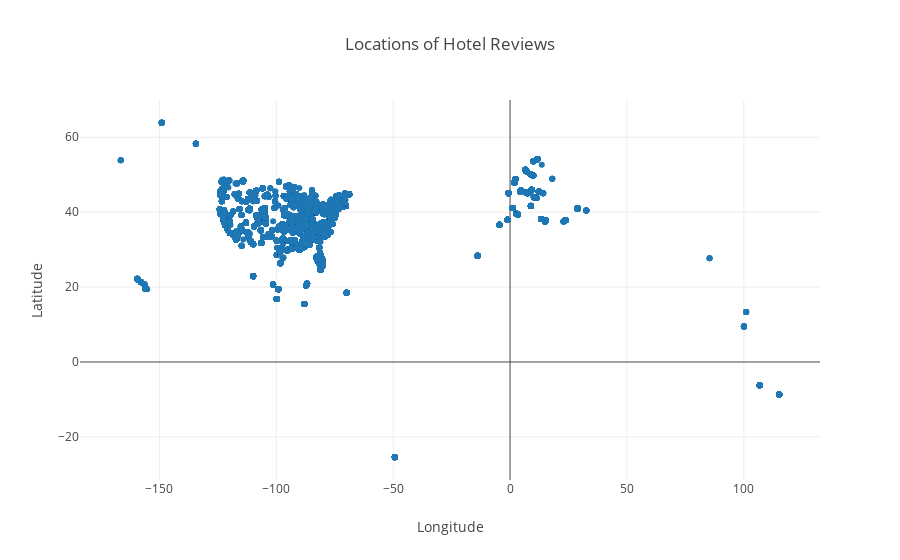

Notebook code cell kept with this figure:
### Code cell
plt1 = go.Scatter(x = data.longitude, y=data.latitude, mode = 'markers')
lyt1 = go.Layout(title="Locations of Hotel Reviews", xaxis=dict(title='Longitude'), yaxis=dict(title='Latitude'))
fig1 = go.Figure(data=[plt1], layout=lyt1)
iplot(fig1)

### Figure 1 — Plotly figure (JSON) as saved in the notebook; plotly's stock layout.template omitted (floating-point values rounded to 4 significant figures; data arrays with more than 128 entries replaced by an {"elided": "..."} marker saying what was removed)
{"data": [{"mode": "markers", "type": "scatter", "x": {"elided": "34356 float values"}, "y": {"elided": "34356 float values"}}], "layout": {"title": "Locations of Hotel Reviews", "xaxis": {"title": "Longitude"}, "yaxis": {"title": "Latitude"}}}
